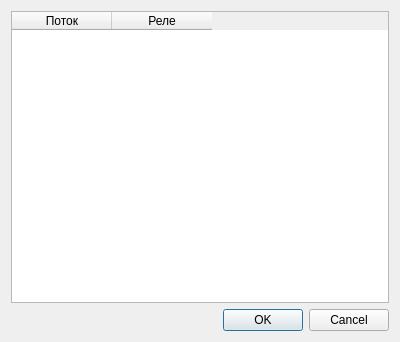
<?xml version="1.0" encoding="UTF-8"?>
<ui version="4.0">
 <class>addReleInStream</class>
 <widget class="QDialog" name="addReleInStream">
  <property name="geometry">
   <rect>
    <x>0</x>
    <y>0</y>
    <width>400</width>
    <height>342</height>
   </rect>
  </property>
  <property name="windowTitle">
   <string>Dialog</string>
  </property>
  <layout class="QVBoxLayout" name="verticalLayout">
   <item>
    <widget class="QTableWidget" name="tableWidget">
     <column>
      <property name="text">
       <string>Поток</string>
      </property>
     </column>
     <column>
      <property name="text">
       <string>Реле</string>
      </property>
     </column>
    </widget>
   </item>
   <item>
    <widget class="QDialogButtonBox" name="buttonBox">
     <property name="orientation">
      <enum>Qt::Horizontal</enum>
     </property>
     <property name="standardButtons">
      <set>QDialogButtonBox::Cancel|QDialogButtonBox::Ok</set>
     </property>
    </widget>
   </item>
  </layout>
 </widget>
 <resources/>
 <connections>
  <connection>
   <sender>buttonBox</sender>
   <signal>rejected()</signal>
   <receiver>addReleInStream</receiver>
   <slot>reject()</slot>
   <hints>
    <hint type="sourcelabel">
     <x>316</x>
     <y>260</y>
    </hint>
    <hint type="destinationlabel">
     <x>286</x>
     <y>274</y>
    </hint>
   </hints>
  </connection>
 </connections>
</ui>
